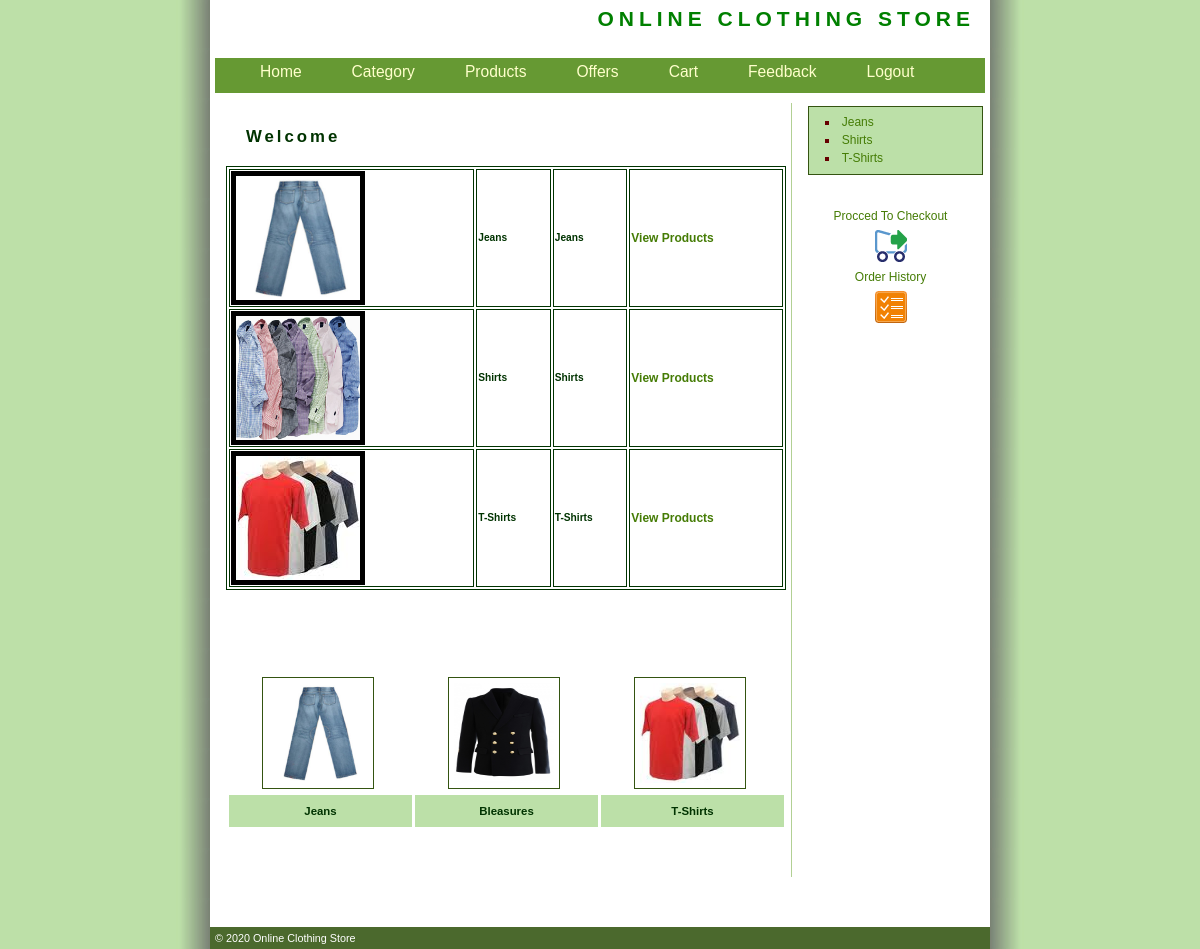
Screenshot of /Customer/Category.php with the database file from the repository.
### tables this page shows
CREATE TABLE `Category_Master` (
  `CategoryId` int(11) NOT NULL AUTO_INCREMENT,
  `CategoryName` varchar(200) NOT NULL,
  `Description` varchar(200) NOT NULL,
  `Image` varchar(100) NOT NULL,
  PRIMARY KEY (`CategoryId`)
);

### Customer/Category.php (the view, shortened to what this page needs)
<!DOCTYPE html
  PUBLIC "-//W3C//DTD XHTML 1.0 Transitional//EN" "http://www.w3.org/TR/xhtml1/DTD/xhtml1-transitional.dtd">
<html xmlns="http://www.w3.org/1999/xhtml">
<head>
  <link href="style.css" rel="stylesheet" type="text/css" />
</head>
<body>
  <div id="wrapper">
    <?php
    include "Header.php";
    ?>
    <div id="content">
      <h2><span style="color:#003300"> Welcome
        </span></h2>
      <table width="100%" border="1" bordercolor="#003300">
        <?php
        require "../Connections/shop.php";
        $sql = "select * from Category_Master";
        $result = mysqli_query($conn, $sql);
        while ($row = mysqli_fetch_array($result)) {
          $Id = $row['CategoryId'];
          $CategoryName = $row['CategoryName'];
          $Image = $row['Image'];
          ?>
          <tr>
            <td class="style3"><img src="../Products/<?php echo $Image; ?>" alt="" width="124" height="124" border="5" />
            </td>
            <td class="style3">
              <div align="left" class="style9 style5"><strong>
                  <?php echo htmlspecialchars($CategoryName); ?>
                </strong></div>
            </td>
            <td class="style3">
              <div align="left" class="style9 style5"><strong>
                  <?php echo htmlspecialchars($CategoryName); ?>
                </strong></div>
            </td>
            <td class="style3"><a href="Products.php?CategoryId=<?php echo $Id; ?>">View Products</a></td>
          </tr>
          <?php
        }
        ?>
      </table>
      <p>&nbsp;</p>
      <table width="100%" border="0" cellspacing="3" cellpadding="3">
        <tr>
          <td>&nbsp;</td>
          <td>&nbsp;</td>
          <td>&nbsp;</td>
        </tr>
        <tr>
          <td>
            <p><img src="img/Jeans.jpg" alt="box" width="100" height="100" hspace="10" align="left" class="imgleft"
                title="box" /></p>
          </td>
          <td>
            <p><img src="img/asd.jpg" alt="box" width="100" height="100" hspace="10" align="left" class="imgleft"
                title="box" /></p>
          </td>
          <td>
            <p><img src="img/images.jpg" alt="box" width="100" height="100" hspace="10" align="left" class="imgleft"
                title="box" /></p>
          </td>
        </tr>
        <tr>
          <td height="26" bgcolor="#BCE0A8">
            <div align="center" class="style9">Jeans</div>
          </td>
          <td bgcolor="#BCE0A8">
            <div align="center" class="style9">Bleasures</div>
          </td>
          <td bgcolor="#BCE0A8">
            <div align="center" class="style9">T-Shirts</div>
          </td>
        </tr>
      </table>
      <p>&nbsp;</p>
    </div>
    <div id="right-col">
  <div class="scroll">
    <ul class="side">
      <?php
      $sql = "select * from Category_Master";
      $result = mysqli_query($conn, $sql);
      while ($row = mysqli_fetch_array($result)) {
        $Id = $row['CategoryId'];
        $CategoryName = $row['CategoryName'];
        ?>
        <li><a href="Products.php?CategoryId=<?php echo $Id; ?>"><?php echo htmlspecialchars($CategoryName); ?></a></li>
        <?php
      }
      ?>
    </ul>
  </div>
  <ul class="side">
    <table width="100%" height="122" border="0" cellpadding="0" cellspacing="0">
      <tr>
        <td>
          <div align="center"><a href="checkout.php">Procced To Checkout</a></div>
        </td>
      </tr>
      <tr>
        <td>
          <div align="center"><img src="img/checkout.png" width="32" height="32" /></div>
        </td>
      </tr>
      <tr>
        <td>
          <div align="center"><a href="History.php">Order History</a></div>
        </td>
      </tr>
      <tr>
        <td>
          <div align="center"><img src="img/order.png" width="32" height="32" /></div>
        </td>
      </tr>
    </table>
  </ul>
</div>
    <?php
    include "Footer.php";
    ?>
  </div>
</body>
</html>

### Customer/style.css (style rules this page uses)
body { margin : 0; padding : 0; text-align : left; font : 75% "Trebuchet MS", verdana, arial, sans-serif; line-height : 1.5em; background : #BCE0A8 url(img/bg.jpg) top center repeat-y; color : #000; }
#wrapper { position : relative; width : 780px; margin-right : auto; margin-left : auto; padding : 0; border : 0px solid green; background : #fff; }
#content { width : 560px; float : left; margin-top : 0; margin-left : 11px; padding : 5px; border-right : 1px solid #b2d094; }
#content p { padding : 0 20px; }
#right-col { width : 175px; margin : 5px 0 0 590px; border-left : 1px none #28460a; padding : 3px; }
div.scroll { height : auto; width : 160px; padding : 1ex; margin : 0 0 30px 5px; border : 1px solid #345411; background : #BCE0A8; color : #000; }
h2 { margin : 20px; font-size : 140%; letter-spacing : 3px; background : inherit; color : green; }
a:link, a:visited { text-decoration : none; background : inherit; color : #457C05; }
ul.side { list-style-type : square; padding : 0; margin : 0; background : inherit; color:#660000; }
.side li { padding-left : 0.2em; margin-left : 2em; color:#660000; }
.imgleft { float : left; border : 1px solid #345411; padding : 5px; margin-right : 15px; }

### Customer/Category.php (style rules this page uses)
.style9 { font-size: 95%; font-weight: bold; color: #003300; font-family: Verdana, Arial, Helvetica, sans-serif; }
.style3 { font-weight: bold }
.style5 { font-size: 85%; font-weight: bold; color: #003300; font-family: Verdana, Arial, Helvetica, sans-serif; }

### rows the page displays
category_master: Image (picture), CategoryName "Jeans"
category_master: Image (picture), CategoryName "Shirts"
category_master: Image (picture), CategoryName "T-Shirts"
